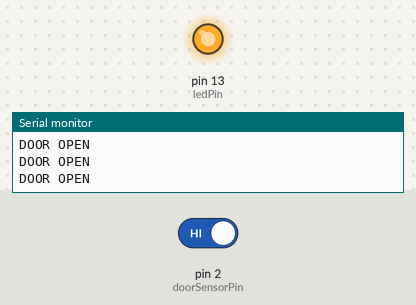
A sketch run on a simulated Arduino Uno, built with avr-gcc and run on an emulated ATmega328P. Shown: output pins drawn as LEDs (lit = HIGH), the last lines printed to the serial monitor. The inputs (shaded band) are chosen by the test bench; at power-on: pin 2 (doorSensorPin) HIGH.

Above: at 1.8 s.
1.9 s: pin 2 (doorSensorPin) driven LOW
At 3.2 s:
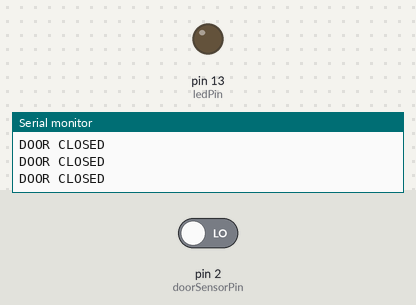
3.5 s: pin 2 (doorSensorPin) driven HIGH
At 4.5 s:
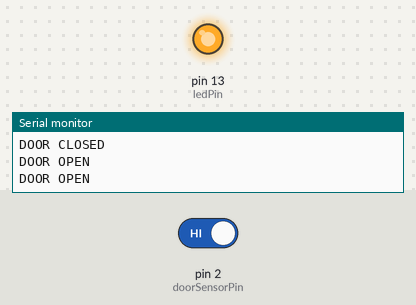
Timing chart, 0 to 6.5 s (numbered marks = the images above; inputs shaded):
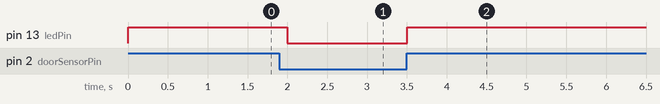

Measured:
- after the input at 1.9 s, pin 13 (ledPin): HIGH → LOW after 0.10 s
- after the input at 3.5 s, pin 13 (ledPin): LOW → HIGH at once

The sketch:

7.ino
```cpp
const int doorSensorPin = 2;
const int ledPin = 13;

void setup() {
  Serial.begin(9600);
  pinMode(doorSensorPin, INPUT_PULLUP);
  pinMode(ledPin, OUTPUT);
}

void loop() {
  int doorState = digitalRead(doorSensorPin);
  if (doorState == HIGH) {
    Serial.println("DOOR OPEN");
    digitalWrite(ledPin, HIGH);
  } else {
    Serial.println("DOOR CLOSED");
    digitalWrite(ledPin, LOW);
  }
  delay(500);
}
```
